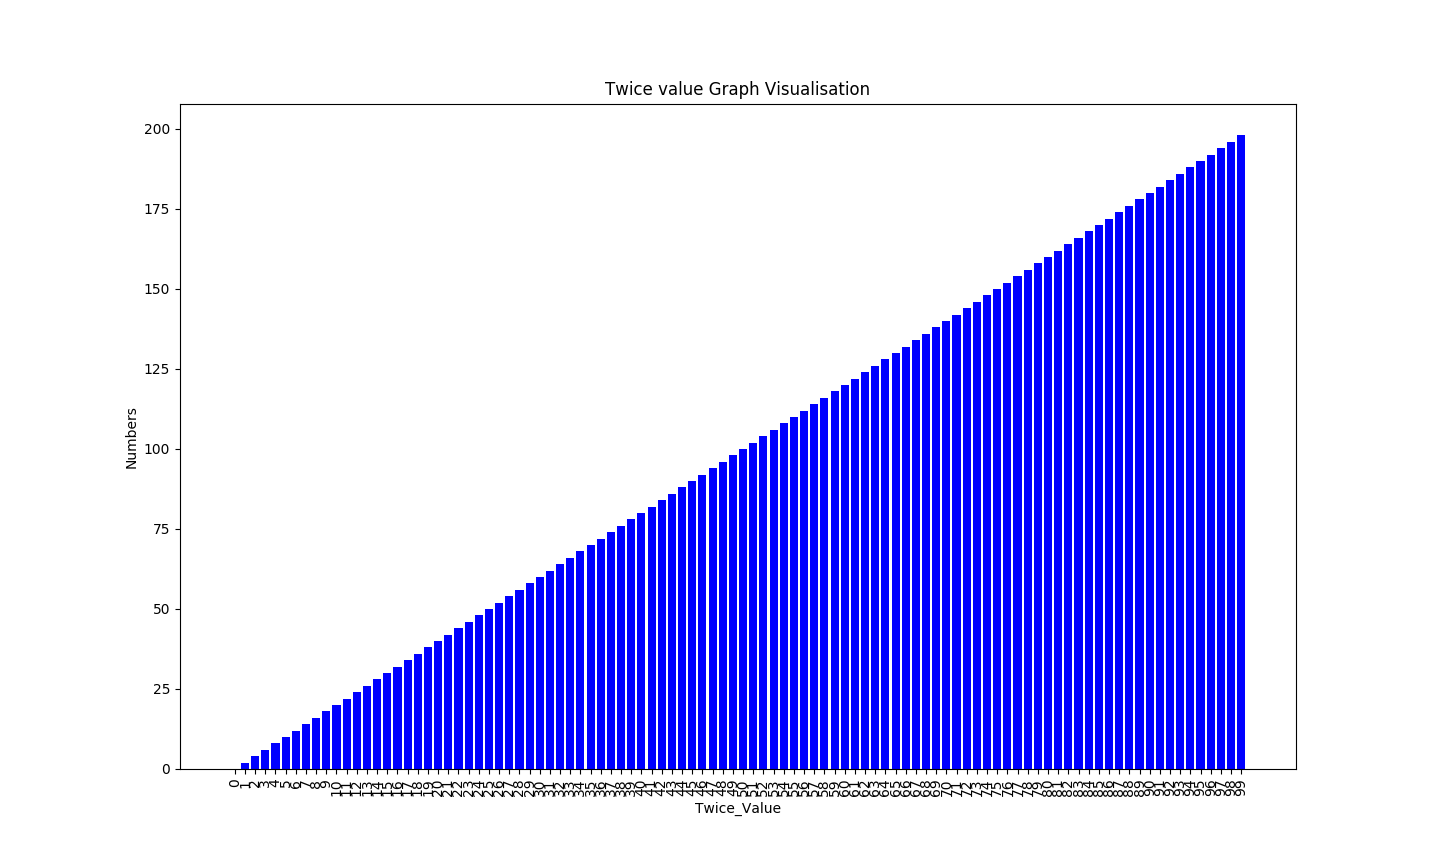

This chart was generated by the following Python code:
import matplotlib.pyplot as plt

twice_value =[]
nums = []

for i in range(100):
	twice_value.append(2*i)
	nums.append(i)

plt.bar(range(len(twice_value)), list(twice_value), align='center', color='b')
plt.xticks(range(len(nums)), list(nums))
plt.xlabel("Twice_Value")
plt.ylabel("Numbers")
plt.title("Twice value Graph Visualisation")
plt.show()
